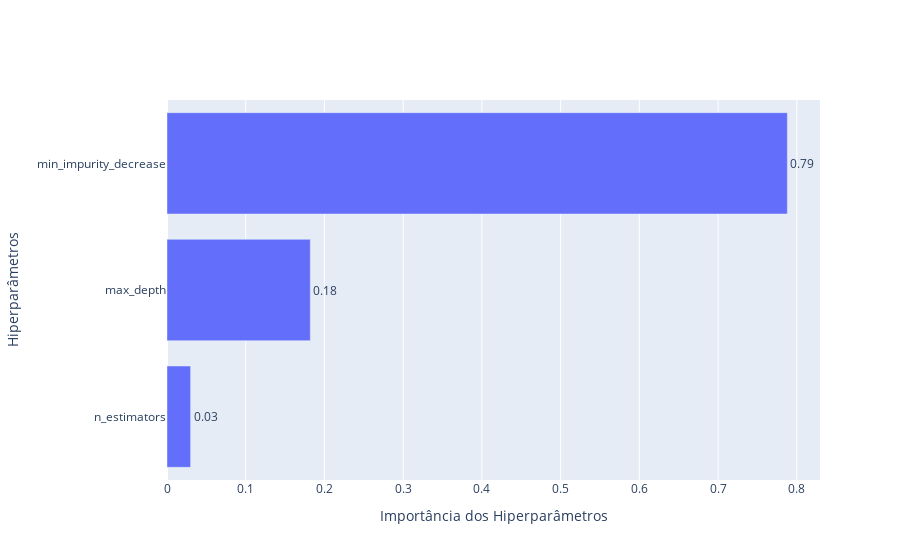

Source (notebook cell):
### Code cell
plot = optuna.visualization.plot_param_importances(study)
plot.update_layout(
    title="",
    xaxis_title="Importância dos Hiperparâmetros",
    yaxis_title="Hiperparâmetros"
)

### Figure 1 — Plotly figure (JSON) as saved in the notebook; plotly's stock layout.template omitted (floating-point values rounded to 4 significant figures)
{"data": [{"cliponaxis": false, "hovertemplate": ["n_estimators (IntDistribution): 0.029979573115160217<extra></extra>", "max_depth (IntDistribution): 0.18202443965313592<extra></extra>", "min_impurity_decrease (FloatDistribution): 0.7879959872317039<extra></extra>"], "name": "Objective Value", "orientation": "h", "text": ["0.03", "0.18", "0.79"], "textposition": "outside", "type": "bar", "x": [0.02998, 0.182, 0.788], "y": ["n_estimators", "max_depth", "min_impurity_decrease"]}], "layout": {"title": {"text": ""}, "xaxis": {"title": {"text": "Importância dos Hiperparâmetros"}}, "yaxis": {"title": {"text": "Hiperparâmetros"}}}}
